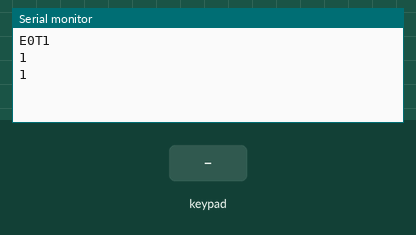
The sketch below on a simulated Arduino Mega 2560, built with avr-gcc and run on an emulated ATmega2560. On the bench: the last lines printed to the serial monitor. The test bench sets the inputs (shaded band).

Above: at 1.2 s.
1.3 s: key 'U' pressed
At 2.4 s:
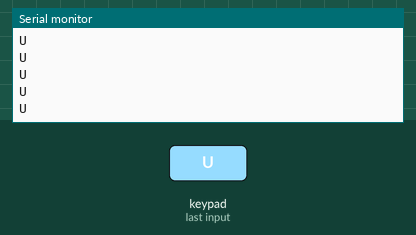
2.8 s: key 'D' pressed
At 4.0 s:
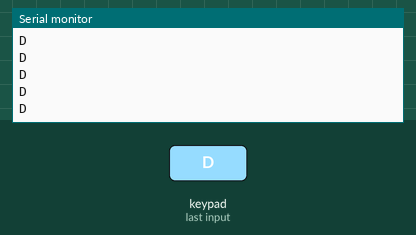
4.3 s: key 'L' pressed
At 5.5 s:
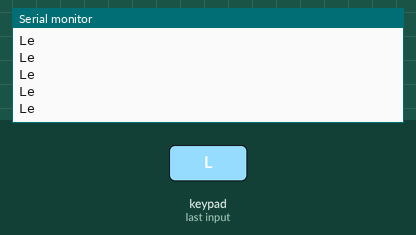
5.8 s: key 'R' pressed
At 7.0 s:
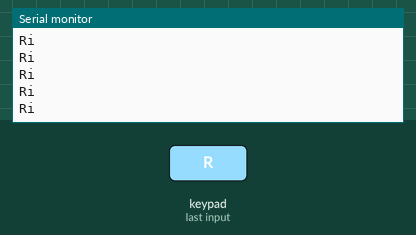
7.3 s: key 'X' pressed
At 8.2 s:
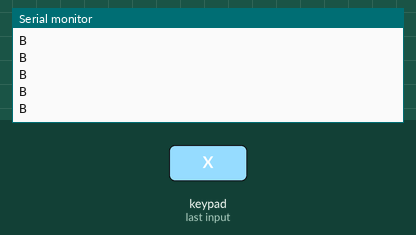
8.8 s: key 'O' pressed
At 10.1 s:
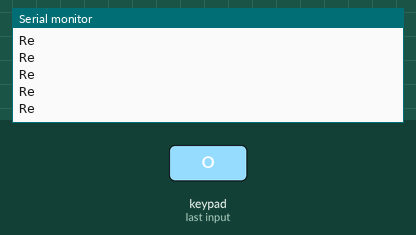

Measured:
- after the input at 1.3 s, the serial monitor: prints a new line at once (image 1)
- after the input at 2.8 s, the serial monitor: prints a new line at once (image 2)
- after the input at 4.3 s, the serial monitor: prints a new line at once (image 3)
- after the input at 5.8 s, the serial monitor: prints a new line after 0.05 s (image 4)
- after the input at 7.3 s, the serial monitor: prints a new line at once (image 5)
- after the input at 8.8 s, the serial monitor: prints a new line at once (image 6)

The sketch:

PS2_CTRL_SERIAL.ino
```cpp
 #include <PS2X_lib.h>  //for v1.6 https://github.com/madsci1016/Arduino-PS2X  Bill Porter's library

/*
 * Baudouin SAINTYVES 06/15/2019
  PS2 Controler for 5 axis CAM and lighting

 // will be TRUE as long as button is pressed
    if(ps2x.Button(PSB_START))

 // this will set the large motor vibrate speed based on how hard you press the blue (X) button
    vibrate = ps2x.Analog(PSAB_BLUE);

 // will be TRUE if any button changes state (on to off, or off to on)
    if (ps2x.NewButtonState())

 // will be TRUE if button was JUST pressed
    if(ps2x.ButtonPressed(PSB_RED))

 // will be TRUE if button was JUST released
    if(ps2x.ButtonReleased(PSB_PINK))

 // this will set the large motor vibrate speed based on how hard you press the blue (X) button
 //vibrate = ps2x.Analog(PSAB_BLUE);
*/

// create PS2 Controller Class
PS2X ps2x;
int error = 0;
byte type = 0;
byte vibrate = 0;
int St=0;
int Se=0;
int L3=0;
//int R1=0;
//int R2=0;
int R3=0;
int LZ=0;

void setup()
{
  Serial.begin(115200);//  monitor port
  Serial1.begin(115200);// light port
  Serial3.begin(115200);// 5 axis stage port

  // CHANGES for v1.6 HERE!!! **************PAY ATTENTION*************
  // setup pins and settings:  GamePad(clock, command, attention, data, Pressures?, Rumble?) check for error
  error = ps2x.config_gamepad(43,47,45,32, true, true);//UN0:(10,12,11,13, true, true); MEGA: (43,47,45,32, true, true);
//  if(error == 0)
//  {
//    Serial.println("Found Controller, configured successful");
//    Serial.println("Try out all the buttons, X will vibrate the controller, faster as you press harder;");
//    Serial.println("holding L1 or R1 will print out the analog stick values.");
//    Serial.println("Go to www.billporter.info for updates and to report bugs.");
//  }
//  else if(error == 1)
//    Serial.println("No controller found, check wiring, see readme.txt to enable debug. visit www.billporter.info for troubleshooting tips");
//  else if(error == 2)
//    Serial.println("Controller found but not accepting commands. see readme.txt to enable debug. Visit www.billporter.info for troubleshooting tips");
//  else if(error == 3)
//    Serial.println("Controller refusing to enter Pressures mode, may not support it. ");
  Serial.print("E");Serial.print(error);
  Serial1.print("E");Serial1.print(error);
  Serial3.print("E");Serial3.print(error);

  // Serial.print(ps2x.Analog(1), HEX);
  type = ps2x.readType();
  switch(type)
  {
    case 0:
     // Serial.println("Unknown Controller type");
      Serial.print("T");Serial.println(type);
      Serial1.print("T");Serial.println(type);
      Serial3.print("T");Serial.println(type);
      break;
    case 1:
     // Serial.println("DualShock Controller Found");
      Serial.print("T");Serial.println(type);
      Serial1.print("T");Serial.println(type);
      Serial3.print("T");Serial.println(type);

      break;

  }
}

void loop()
{
  /*
    You must Read Gamepad to get new values
    Read GamePad and set vibration values
    ps2x.read_gamepad(small motor on/off, larger motor strenght from 0-255)
    if you don't enable the rumble, use ps2x.read_gamepad(); with no values
    you should call this at least once a second
  */
  // skip loop if no controller found
  if(error == 1)
    return;


    // DualShock Controller
    // read controller and set large motor to spin at 'vibrate' speed
    ps2x.read_gamepad(false, vibrate);

    if(ps2x.ButtonPressed(PSB_START)){
      if (St==0){
            Serial.print("St");Serial.println(1);
            Serial3.print("St");Serial3.println(1);
            St=1;}
      else {Serial.print("St");Serial.println(0);
            Serial3.print("St");Serial3.println(0);
            St=0;}
      }


    if(ps2x.ButtonPressed(PSB_SELECT)){
      if (Se==0){
            Serial.print("Se");Serial.println(1);
            Serial1.print("Se");Serial1.println(1);
            Se=1;}
      else {Serial.print("Se");Serial.println(0);
            Serial1.print("Se");Serial1.println(0);
            Se=0;}
      }

    // will be TRUE as long as button is pressed
    if(ps2x.Button(PSB_PAD_UP))
    { Serial.println("U");
      Serial1.println("U");
      //Serial.println(ps2x.Analog(PSAB_PAD_UP), DEC);
    }
    if(ps2x.Button(PSB_PAD_RIGHT))
    { Serial.println("Ri");
      Serial1.println("Ri");
      //Serial.println(ps2x.Analog(PSAB_PAD_RIGHT), DEC);
    }
    if(ps2x.Button(PSB_PAD_LEFT))
    { Serial.println("Le");
      Serial1.println("Le");
      //Serial.println(ps2x.Analog(PSAB_PAD_LEFT), DEC);
    }
    if(ps2x.Button(PSB_PAD_DOWN))
    { Serial.println("D");
      Serial1.println("D");
      //Serial.println(ps2x.Analog(PSAB_PAD_DOWN), DEC);
    }

    if(ps2x.Button(PSB_L1)){
      Serial.println("L1");
      Serial1.println("L1");}

    if(ps2x.Button(PSB_L2)){
      Serial.println("L2");
      Serial1.println("L2");}

    if(ps2x.Button(PSB_L3)){
      Serial.println("L3");
      Serial3.println("L3");
//      if (L3==0){
//            Serial.print("L3");Serial.println(1);
//            Serial3.print("L3");Serial3.println(1);
//            L3=1;}
//      else {Serial.print("L3");Serial.println(0);
//            Serial3.print("L3");Serial3.println(0);
//            L3=0;}
      }


//    if(ps2x.ButtonPressed(PSB_R1)){
//       if (R1==0){
//            Serial.print("R1");Serial.println(1);
//            Serial3.print("R1");Serial3.println(1);
//            R1=1;}
//      else {Serial.print("R1");Serial.println(0);
//            Serial3.print("R1");Serial3.println(0);
//            R1=0;}
//      }

//      if(ps2x.Button(PSB_R1)){
//            Serial.println("R1");
//            Serial3.println("R1");
//      }


     // Serial.println("R1");
     // Serial3.println("R1");}

//    if(ps2x.ButtonPressed(PSB_R2)){
//       if (R2==0){
//            Serial.print("R2");Serial.println(1);
//            Serial3.print("R2");Serial3.println(1);
//            R2=1;}
//      else {Serial.print("R2");Serial.println(0);
//            Serial3.print("R2");Serial3.println(0);
//            R2=0;}
//      }

//      if(ps2x.Button(PSB_R2)){
//            Serial.println("R2");
//            Serial3.println("R2");
//      }
//
      //Serial.println("R2");
      //Serial3.println("R2");}


     if(ps2x.ButtonPressed(PSB_R3)){
       if (R3==0){
            Serial.print("R3");Serial.println(1);
            Serial3.print("R3");Serial3.println(1);
            R3=1;}
      else {Serial.print("R3");Serial.println(0);
            Serial3.print("R3");Serial3.println(0);
            R3=0;}
      }

//
//    if(ps2x.Button(PSB_R3)){
//      Serial.println("R3");
//      Serial3.println("R3");}

    if(ps2x.Button(PSB_GREEN)){
      Serial.println("G");
      Serial3.println("G");}

    if(ps2x.Button(PSB_RED)){
      Serial.println("Re");
      Serial3.println("Re");}

    if(ps2x.Button(PSB_PINK)){
      Serial.println("P");
      Serial3.println("P");}

    if(ps2x.Button(PSB_BLUE)){
      Serial.println("B");
      Serial3.println("B");}

//
////////    /////Joysticks L
//// //   if (ps2x.Analog(PSS_LY)!=127 ||  ps2x.Analog(PSS_LX)!=128){
    Serial3.print("LX");
    Serial3.print(ps2x.Analog(PSS_LX), DEC);
    Serial3.print(";");
    Serial3.print("LY");
    Serial3.print(ps2x.Analog(PSS_LY), DEC);
    Serial3.print(";");

    if(ps2x.Button(PSB_R1)){
            Serial3.print("LZ0");
      } else if(ps2x.Button(PSB_R2)){
            Serial3.print("LZ255");
      } else {Serial3.print("LZ128");}
    Serial3.println(";");
//    Serial.print("LX");
//    Serial.print(ps2x.Analog(PSS_LX), DEC);
//    Serial.print(";");
//    Serial.print("LY");
//    Serial.print(ps2x.Analog(PSS_LY), DEC);
//    Serial.println(";");
////  }
////
////
//// /////Joysticks R
////  //  if (ps2x.Analog(PSS_RY)!=127 || ps2x.Analog(PSS_RX)!=128){
    Serial3.print("RX");
    Serial3.print(ps2x.Analog(PSS_RX), DEC);
    Serial3.print(";");
    Serial3.print("RY");
    Serial3.print(ps2x.Analog(PSS_RY), DEC);
    Serial3.println(";");
////   // }

 delay(50);
}
```
